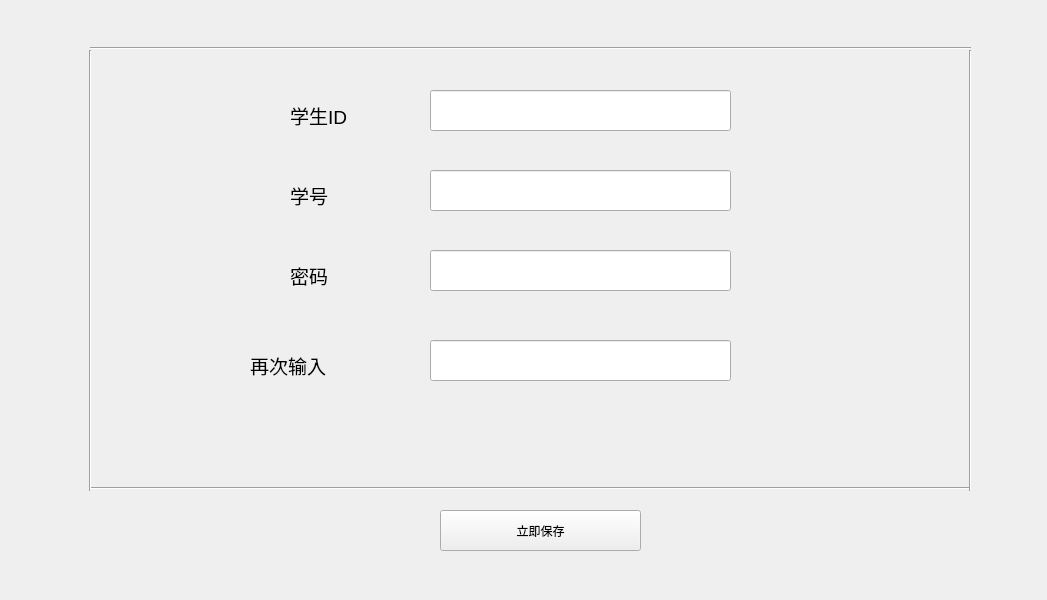
<?xml version="1.0" encoding="UTF-8"?>
<ui version="4.0">
 <class>Form</class>
 <widget class="QWidget" name="Form">
  <property name="geometry">
   <rect>
    <x>0</x>
    <y>0</y>
    <width>1047</width>
    <height>600</height>
   </rect>
  </property>
  <property name="windowTitle">
   <string>Form</string>
  </property>
  <widget class="QPushButton" name="saveBtn">
   <property name="geometry">
    <rect>
     <x>440</x>
     <y>510</y>
     <width>201</width>
     <height>41</height>
    </rect>
   </property>
   <property name="text">
    <string>立即保存</string>
   </property>
  </widget>
  <widget class="QLabel" name="label">
   <property name="geometry">
    <rect>
     <x>290</x>
     <y>90</y>
     <width>71</width>
     <height>51</height>
    </rect>
   </property>
   <property name="text">
    <string>&lt;html&gt;&lt;head/&gt;&lt;body&gt;&lt;p&gt;&lt;span style=&quot; font-size:14pt;&quot;&gt;学生ID&lt;/span&gt;&lt;/p&gt;&lt;/body&gt;&lt;/html&gt;</string>
   </property>
  </widget>
  <widget class="QLineEdit" name="student_id">
   <property name="geometry">
    <rect>
     <x>430</x>
     <y>90</y>
     <width>301</width>
     <height>41</height>
    </rect>
   </property>
  </widget>
  <widget class="QLineEdit" name="student_no">
   <property name="geometry">
    <rect>
     <x>430</x>
     <y>170</y>
     <width>301</width>
     <height>41</height>
    </rect>
   </property>
  </widget>
  <widget class="QLabel" name="label_2">
   <property name="geometry">
    <rect>
     <x>290</x>
     <y>170</y>
     <width>71</width>
     <height>51</height>
    </rect>
   </property>
   <property name="text">
    <string>&lt;html&gt;&lt;head/&gt;&lt;body&gt;&lt;p&gt;&lt;span style=&quot; font-size:14pt;&quot;&gt;学号&lt;/span&gt;&lt;/p&gt;&lt;/body&gt;&lt;/html&gt;</string>
   </property>
  </widget>
  <widget class="QLineEdit" name="password">
   <property name="geometry">
    <rect>
     <x>430</x>
     <y>250</y>
     <width>301</width>
     <height>41</height>
    </rect>
   </property>
  </widget>
  <widget class="QLabel" name="label_3">
   <property name="geometry">
    <rect>
     <x>290</x>
     <y>250</y>
     <width>71</width>
     <height>51</height>
    </rect>
   </property>
   <property name="text">
    <string>&lt;html&gt;&lt;head/&gt;&lt;body&gt;&lt;p&gt;&lt;span style=&quot; font-size:14pt;&quot;&gt;密码&lt;/span&gt;&lt;/p&gt;&lt;/body&gt;&lt;/html&gt;</string>
   </property>
  </widget>
  <widget class="QLineEdit" name="password_again">
   <property name="geometry">
    <rect>
     <x>430</x>
     <y>340</y>
     <width>301</width>
     <height>41</height>
    </rect>
   </property>
  </widget>
  <widget class="QLabel" name="label_4">
   <property name="geometry">
    <rect>
     <x>250</x>
     <y>340</y>
     <width>111</width>
     <height>51</height>
    </rect>
   </property>
   <property name="text">
    <string>&lt;html&gt;&lt;head/&gt;&lt;body&gt;&lt;p&gt;&lt;span style=&quot; font-size:14pt;&quot;&gt;再次输入&lt;/span&gt;&lt;/p&gt;&lt;/body&gt;&lt;/html&gt;</string>
   </property>
  </widget>
  <widget class="Line" name="line">
   <property name="geometry">
    <rect>
     <x>90</x>
     <y>480</y>
     <width>881</width>
     <height>16</height>
    </rect>
   </property>
   <property name="orientation">
    <enum>Qt::Horizontal</enum>
   </property>
  </widget>
  <widget class="Line" name="line_5">
   <property name="geometry">
    <rect>
     <x>90</x>
     <y>40</y>
     <width>881</width>
     <height>16</height>
    </rect>
   </property>
   <property name="orientation">
    <enum>Qt::Horizontal</enum>
   </property>
  </widget>
  <widget class="Line" name="line_2">
   <property name="geometry">
    <rect>
     <x>80</x>
     <y>50</y>
     <width>20</width>
     <height>441</height>
    </rect>
   </property>
   <property name="orientation">
    <enum>Qt::Vertical</enum>
   </property>
  </widget>
  <widget class="Line" name="line_3">
   <property name="geometry">
    <rect>
     <x>960</x>
     <y>50</y>
     <width>20</width>
     <height>441</height>
    </rect>
   </property>
   <property name="orientation">
    <enum>Qt::Vertical</enum>
   </property>
  </widget>
 </widget>
 <resources/>
 <connections/>
</ui>
